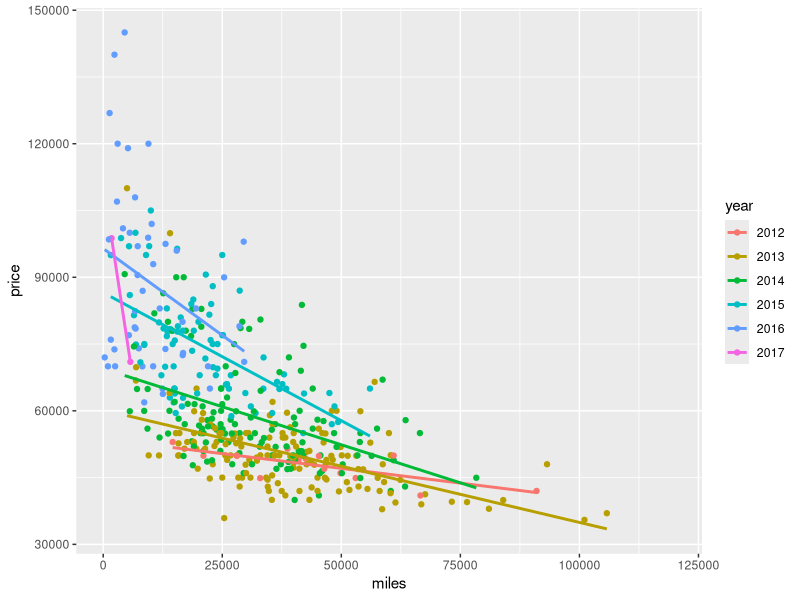
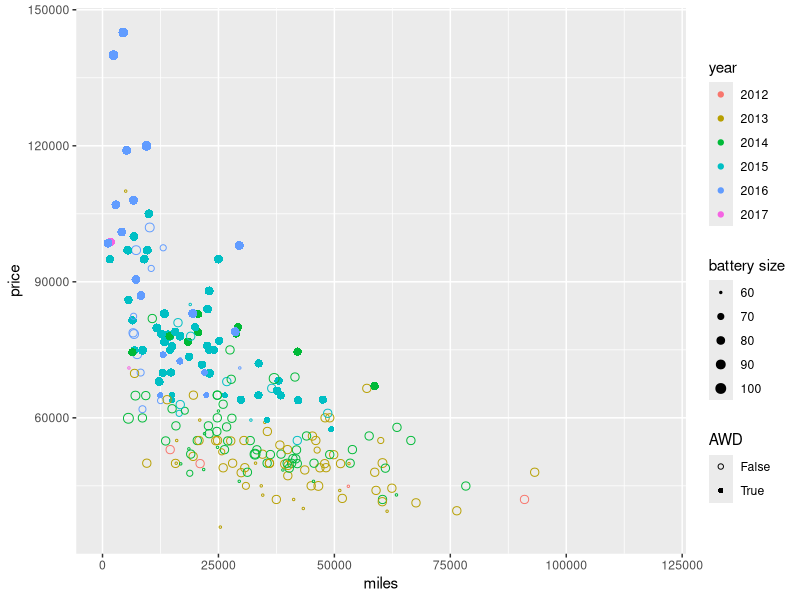
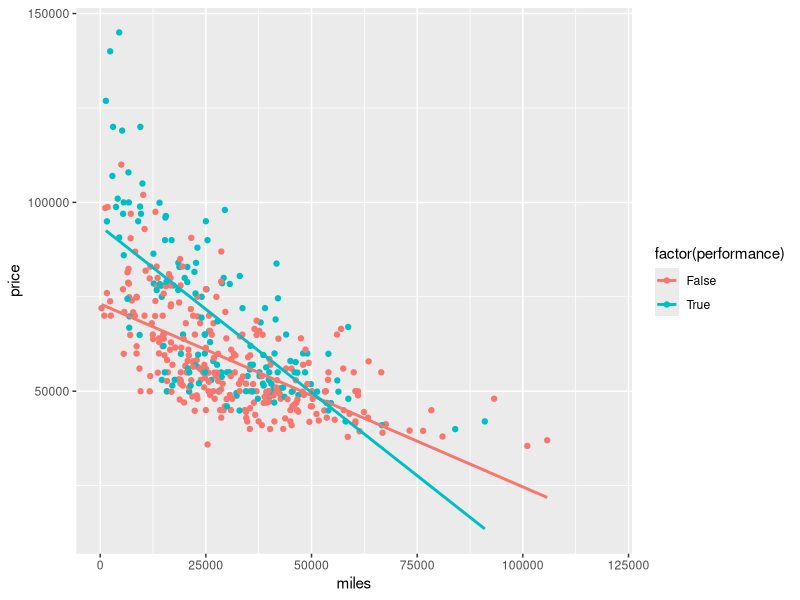
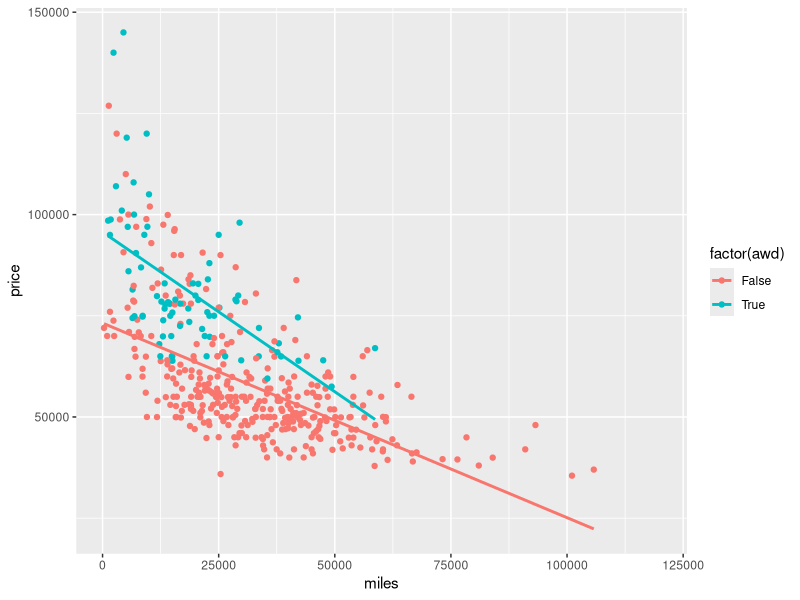
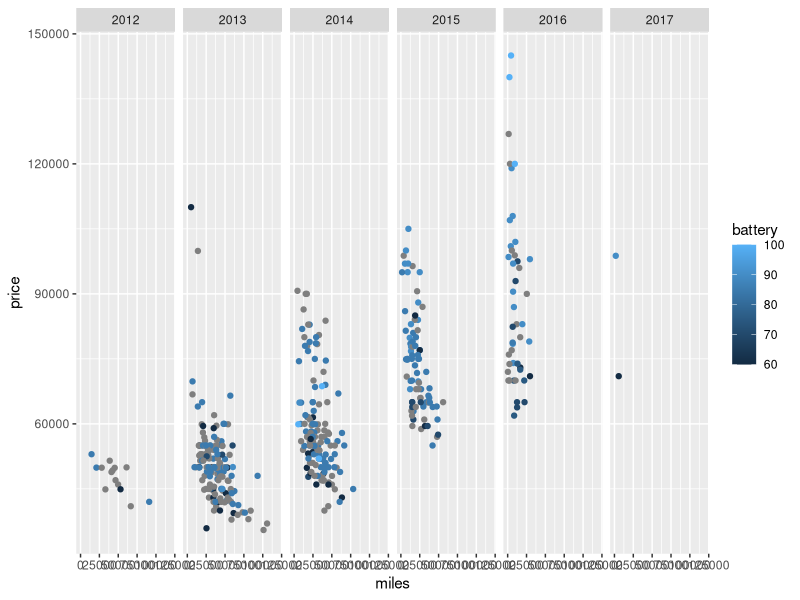

Source code (R) for these figures, in order:
tesla <- read.csv('dataset.processed.csv')

library(ggplot2)
tesla$year <- factor(tesla$year)
ggplot(tesla, aes(miles, price, color=year)) + geom_point() + geom_smooth(method = lm, se = FALSE)
ggplot(tesla, aes(miles, price, color=year, size=battery, shape=factor(awd))) + geom_point() + scale_color_discrete('year') + scale_size('battery size', range=c(0.5,3)) + scale_shape_manual('AWD', values=c(1,16))
ggplot(tesla, aes(miles, price, color=factor(performance))) + geom_point() + geom_smooth(method = lm, se = FALSE)
ggplot(tesla, aes(miles, price, color=factor(awd))) + geom_point() + geom_smooth(method = lm, se = FALSE)


ggplot(tesla, aes(miles, price, color=battery)) + geom_point() + scale_color_continuous('battery') + facet_grid(. ~ year)


options("scipen"=100, "digits"=4)
m <- lm(price ~ year * miles + performance + awd + battery, tesla)
